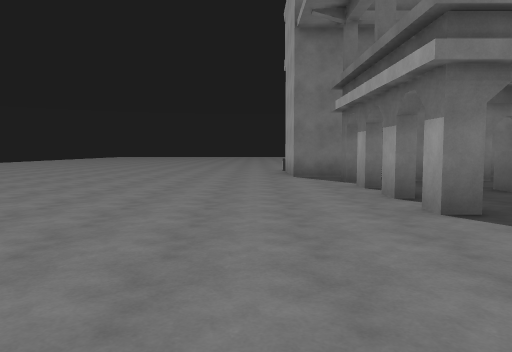
View 1 (above)

24 first-person views from a walk through a Unity game level. The camera is 1.4 m above the floor, tilts 4° down and sees 70° across. The floor is counted in squares, 2 m on a side. Each view is taken from the middle of a square. On the plan, view 1 faces up. The plan holds only what a view shows up to about 11 squares ahead; the rest is blank. The place goes on beyond the plan. The player character is not drawn. Door leaves are left out, so doorways stand open.

View 2
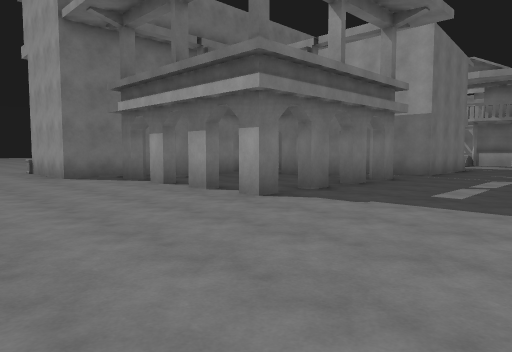

View 3
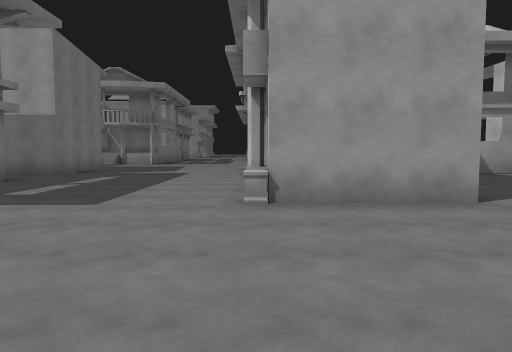

View 4
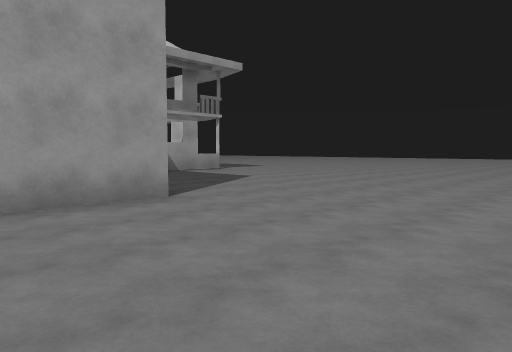

View 5
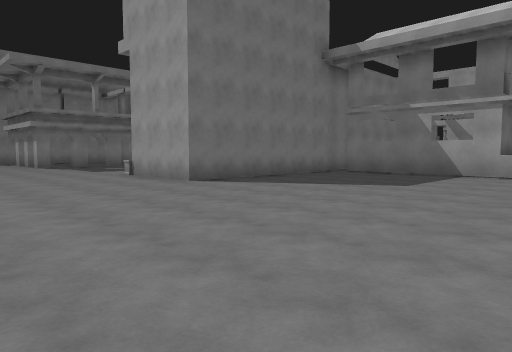

View 6
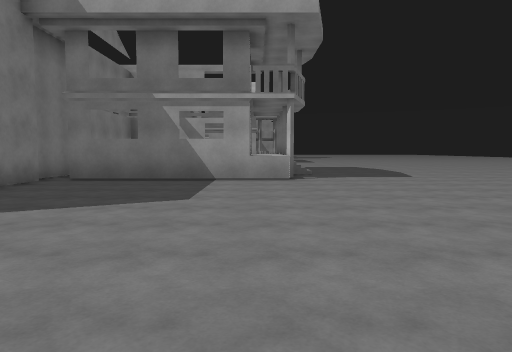

View 7
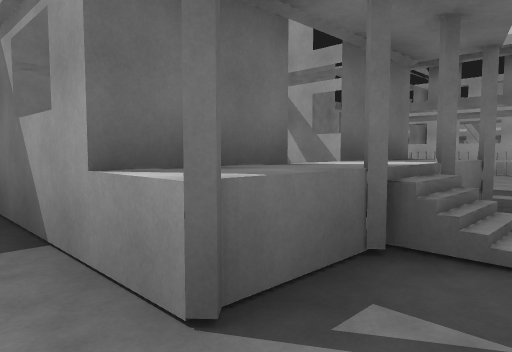

View 8
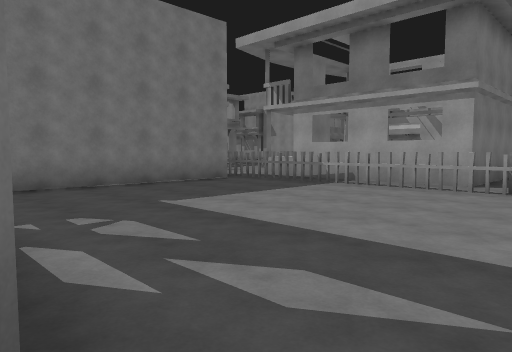

View 9
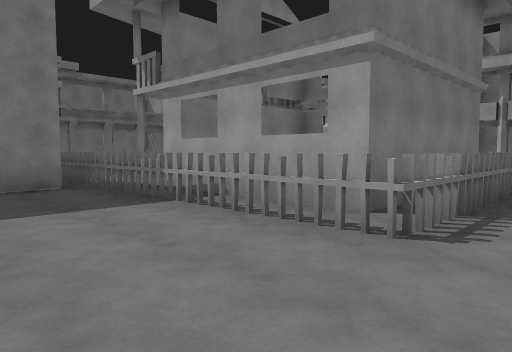

View 10
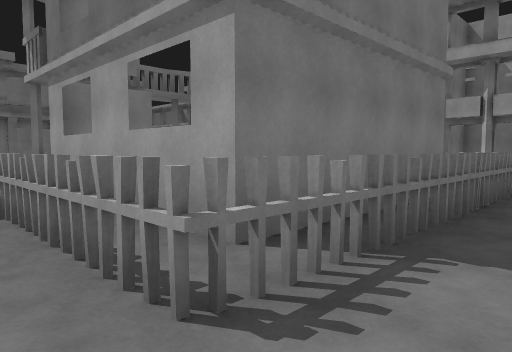

View 11
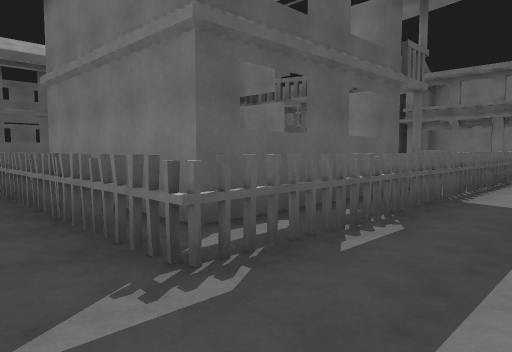

View 12
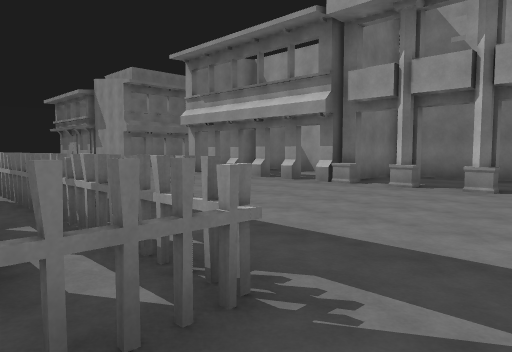

View 13
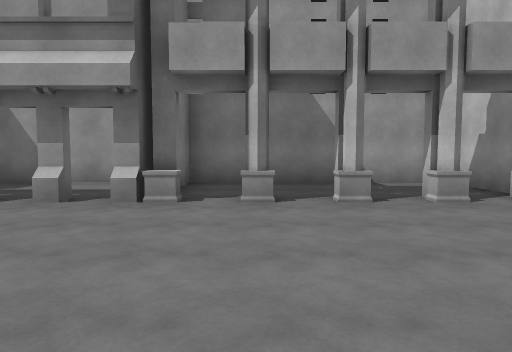

View 14
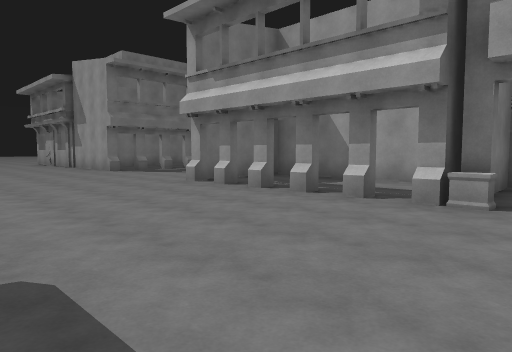

View 15
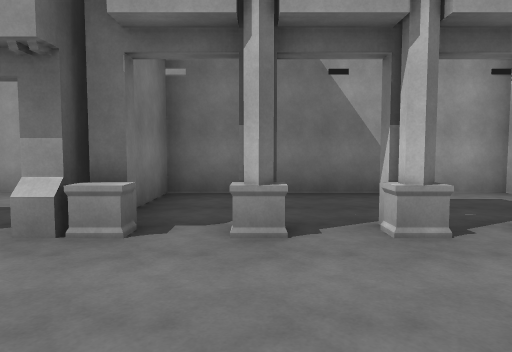

View 16
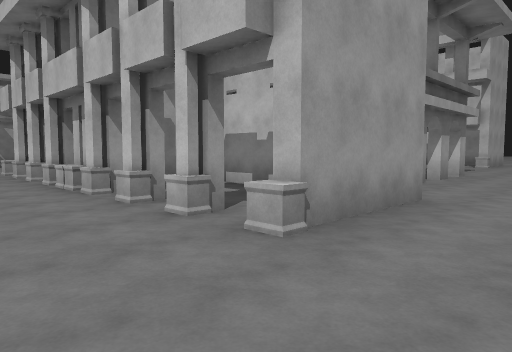

View 17
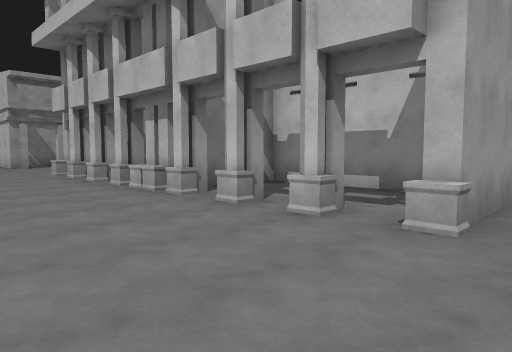

View 18
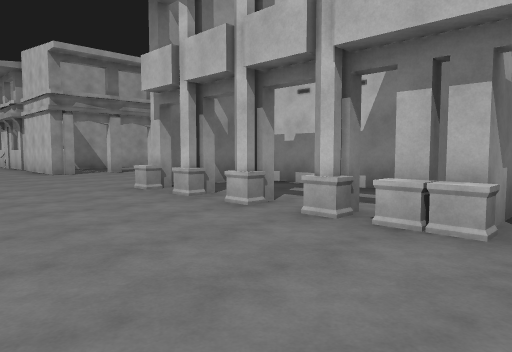

View 19
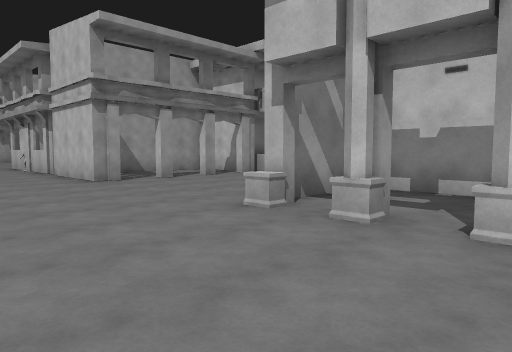

View 20
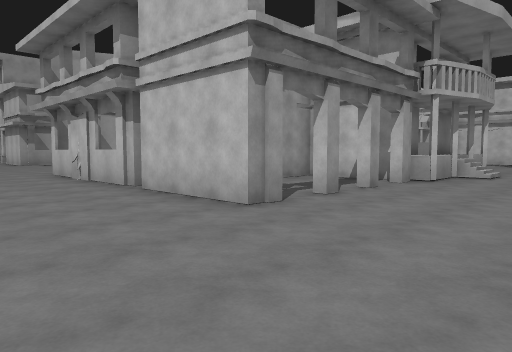

View 21
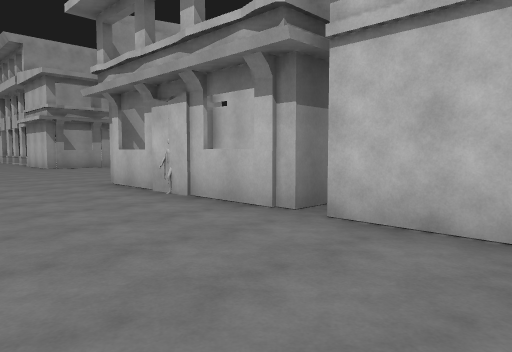

View 22
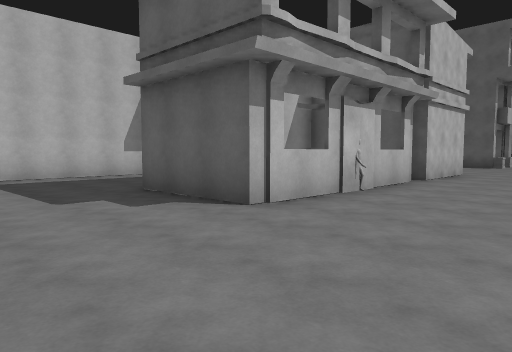

View 23
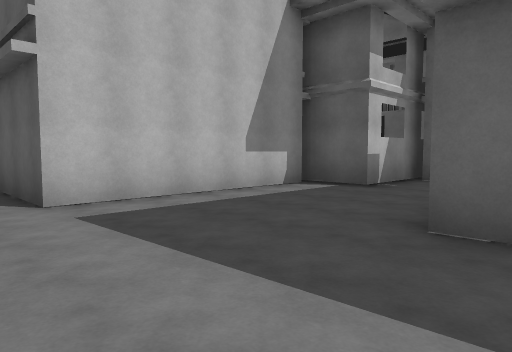

View 24
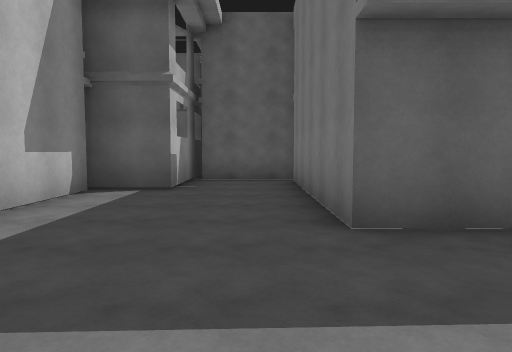

### Floor plan
Key: @ floor where view 1 was taken; # wall or solid block; x gap in a wall; . floor; / step, stairs or slope; D open door; H house; F fence; O other object.
Columns run from 3 left of view 1 to 35 right of it. Each row starts with its distance up from view 1.
 16    .... ....... ........    ....
 15   ..............................
 14   ...............................
 13   ...#....H.#.......HHH...H......
 12   ..H..HH##..HH.......H#####....
 11 ....H....#....H ...H.. # # #....
 10 ....HHHHH##HH.H  .....H#####....
  9 .......     HH   .....H.........
  8 .....H..#        ..H..H.........
  7 .....x....#       .H####H......
  6 .......H..        .H#  #######.
  5 .......... .H
  4 .....H..#.H.HH
  3  .............                  ..
  2  .............                  ...
  1  ............                   ....
  0  ..@.........                   ....
 -1   ...........                  .....
 -2  .....HH.HHH            .O   F ....H###
 -3  .....H                F.    F ....H .#
 -4  .....H               .F.    F.....H .#
 -5  .....HHHHHH###  #HHHHHF/    F.....H .#
 -6   ..........H   H......FH#D#HF.....H .#
 -7   ..........#    ......F## ##F.....HHH#
 -8   ..........#   #......F#   #F.....####
 -9  ...........#   #......F#   #F.....x..#
-10  .........../   /......F#####F........#
-11  ...........#// H......F.FFF.F........#
-12  .............. ..........  ....  ....#

Positions as (right, up) in squares from view 1, and headings:
1: (0, 0), facing up
2: (-2, 0), facing up-right
3: (-2, -2), facing right
4: (-2, -2), facing down-right
5: (-2, -12), facing up-right
6: (0, -10), facing right
7: (8, -12), facing up-right
8: (13, -12), facing up-right
9: (17, -12), facing up-right
10: (19, -12), facing up-right
11: (28, -12), facing up-left
12: (25, -12), facing up-right
13: (27, -9), facing right
14: (27, -9), facing up-right
15: (29, -9), facing right
16: (-1, 15), facing down-right
17: (0, 16), facing down-right
18: (5, 16), facing down-right
19: (8, 16), facing down-right
20: (13, 16), facing down-right
21: (17, 16), facing down-right
22: (28, 16), facing down-left
23: (28, 11), facing down-left
24: (28, 9), facing left
